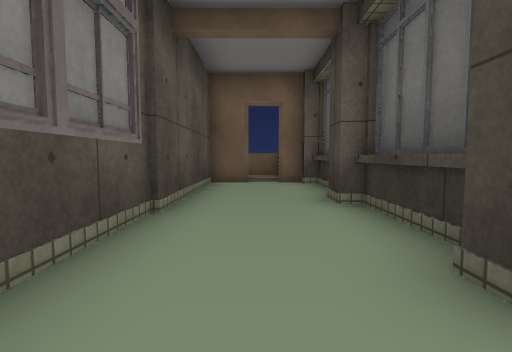
View 1 (above)

16 first-person views from a walk through a scene from a Unity 3-D project. The camera is 0.68 m above the floor, tilts 4° down and sees 85° across. The floor is counted in squares, 1 m on a side. Each view is taken from the middle of a square. On the plan, view 1 faces up. The plan holds only what a view shows up to about 9 squares ahead; the rest is blank. The place goes on beyond the plan. The player character is not drawn. Door leaves are left out, so doorways stand open. Some surface patterns are stand-ins.

View 2
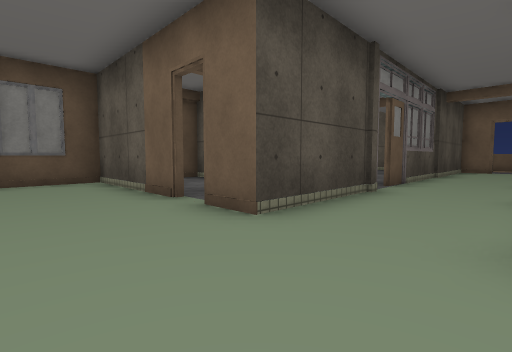

View 3
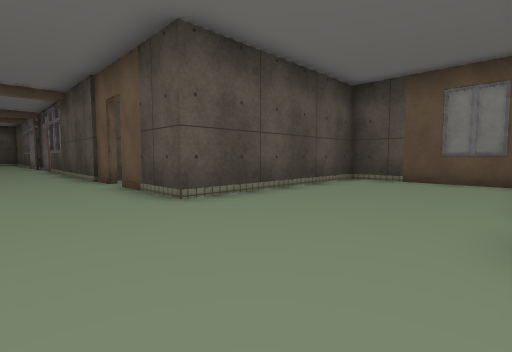

View 4
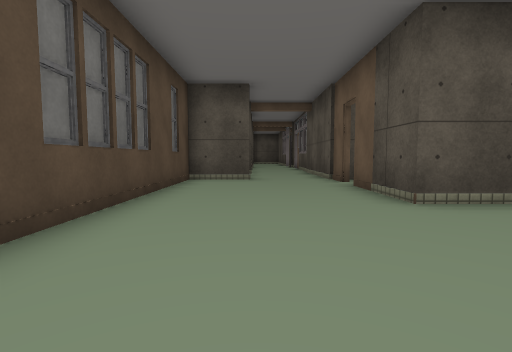

View 5
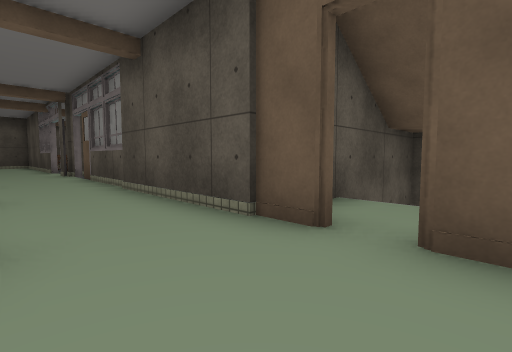

View 6
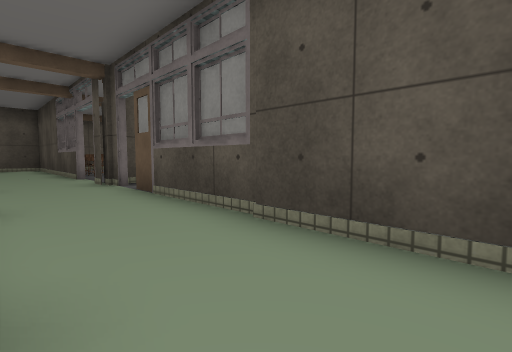

View 7
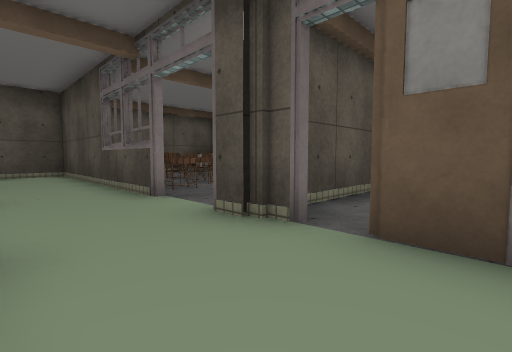

View 8
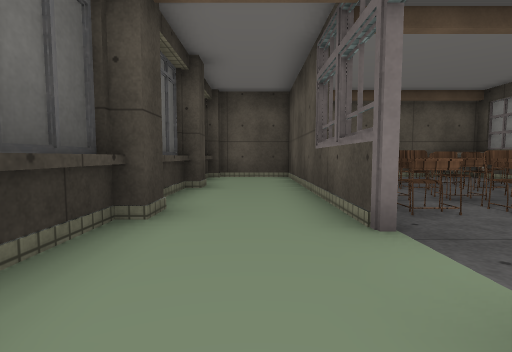

View 9
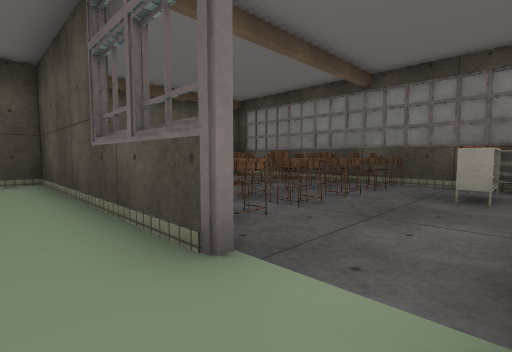

View 10
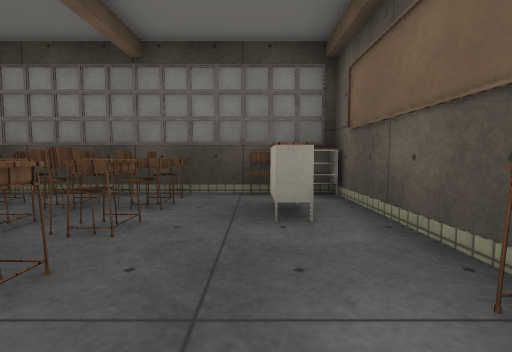

View 11
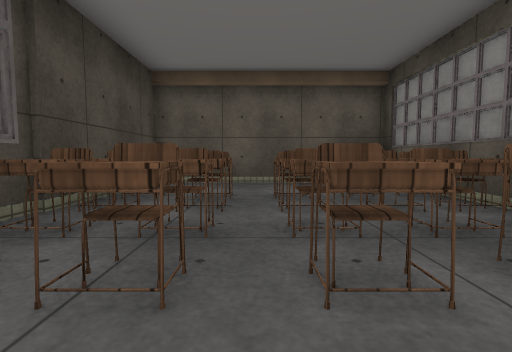

View 12
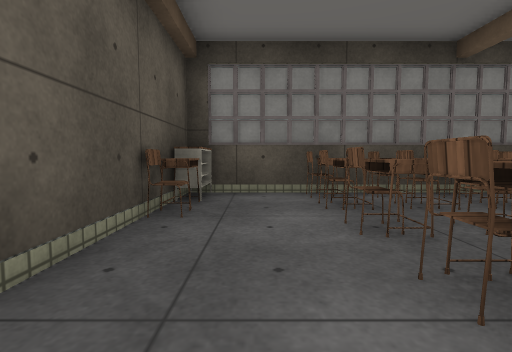

View 13
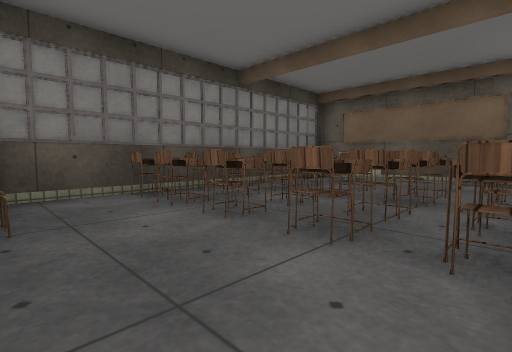

View 14
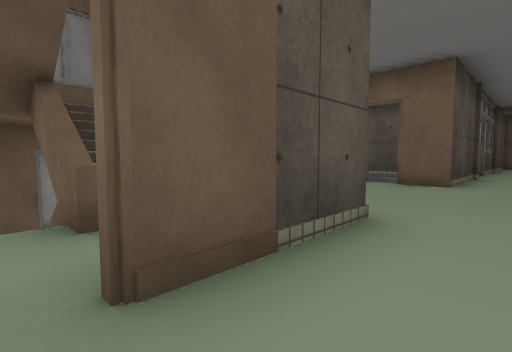

View 15
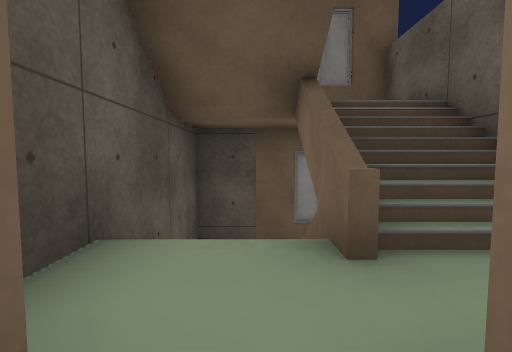

View 16
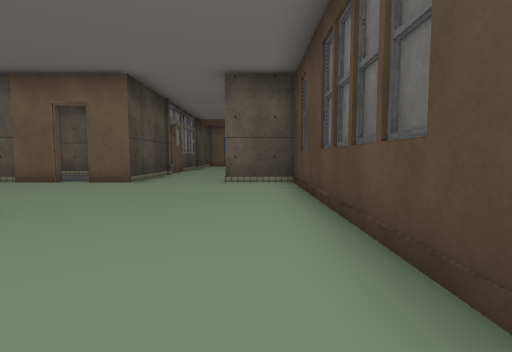

### Floor plan
Points are (right, up) in squares from view 1. A wall is a line through its corners. A room is listed if a view was taken in it or the views show most of it. See-through windows are left out.
Room 1 (views 1, 2, 3, 4, 5, 6, 7, 8, 9, 14, 15, 16)
walls: (3, -12.5) (3, -5.6); (-1.3, -12.4) (-1.3, -21); (-3.1, -4.7) (-7.1, -4.7) (-7.1, -9) (-1.3, -9) (-1.3, -11.6); (-1.3, -1.1) (-1.3, -4.7) (-2.5, -4.7); (-1.3, -21.6) (-1.3, -22.9); (-1.1, -22) (-1.1, -23); (1.5, 2.4) (1.5, 3.5); (-1.1, -24.4) (-1.1, -31.3) (0.6, -31.3); (1.5, 5.4) (1.5, 7) (1.1, 7); (-1.3, -25.3) (-1.3, -25.9); (1.2, -25.6) (1.2, -25) (1.5, -25) (1.5, -23.5); (-1.3, -26.6) (-1.3, -27.1); (1.2, 7.3) (0.5, 7.3); (-0.1, 7.3) (-1.1, 7.3); (-1.3, 7.3) (-1.3, -0.5); (1.5, -28) (1.5, -26.1); (1.2, -28.6) (1.2, -28)
low walls: (-1.1, -13.2) (-1.1, -17.2); (-1.1, 7.3) (-1.1, 3.5)
ways out: open door at (-1, -23.5) to room 2; open door at (-7, -6); open door at (-2, -12); open door at (0, 7); open door at (3, -10); open door at (3, -8)
Room 2 (views 10, 11, 12, 13)
walls: (-4.2, -31.3) (-2, -31.3); (-1.3, -30) (-1.3, -26.9); (-3.2, -22.5) (-7.3, -22.5) (-7.3, -30.9)
ways out: open door at (-1, -23.5) to room 1
objects: desk (-7, -31); chair (-7, -30); desk (-7, -29); chair (-7, -28); chair (-7, -27); chair (-7, -26); desk (-7, -25); chair (-7, -24); desk (-7, -23); desk (-6, -31); chair (-6, -29); chair (-6, -28); chair (-6, -27); chair (-6, -26); desk (-6, -25); desk (-6, -24) to (-5, -24); chair (-5, -31); desk (-5, -29); chair (-5, -28); chair (-5, -27); chair (-5, -26); desk (-5, -25); chair (-4, -29); chair (-3, -29); chair (-3, -28); chair (-3, -27); chair (-3, -26); desk (-3, -25); desk (-3, -23); chair (-2, -29); chair (-2, -28); chair (-2, -27); chair (-2, -26); desk (-2, -25)

Positions as (right, up) in squares from view 1, and headings:
1: (0, 0), facing up
2: (1, -7), facing up-left
3: (1, -5), facing down-left
4: (1, -5), facing down
5: (1, -11), facing down-left
6: (1, -15), facing down-left
7: (1, -20), facing down-left
8: (0, -22), facing down
9: (0, -23), facing down-left
10: (-2, -24), facing left
11: (-4, -24), facing down
12: (-2, -30), facing left
13: (-2, -31), facing up-left
14: (0, -12), facing up-left
15: (-1, -12), facing left
16: (2, -12), facing up
